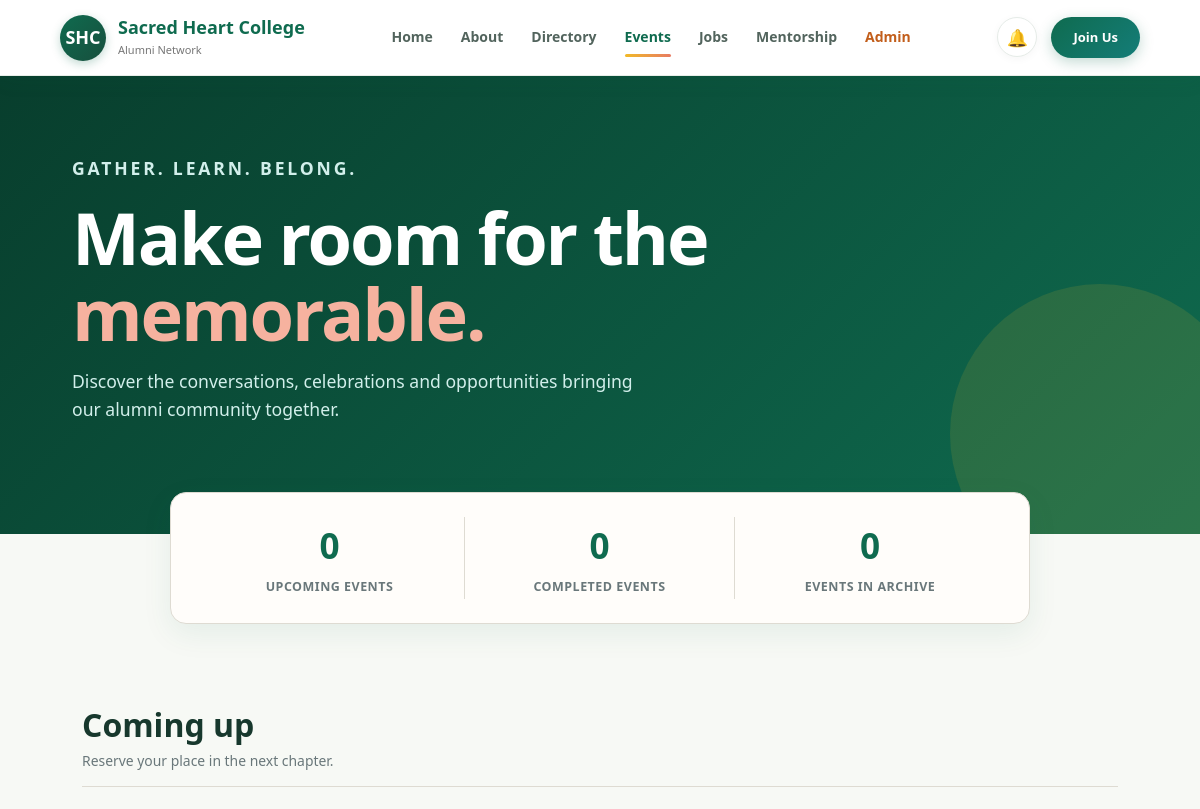
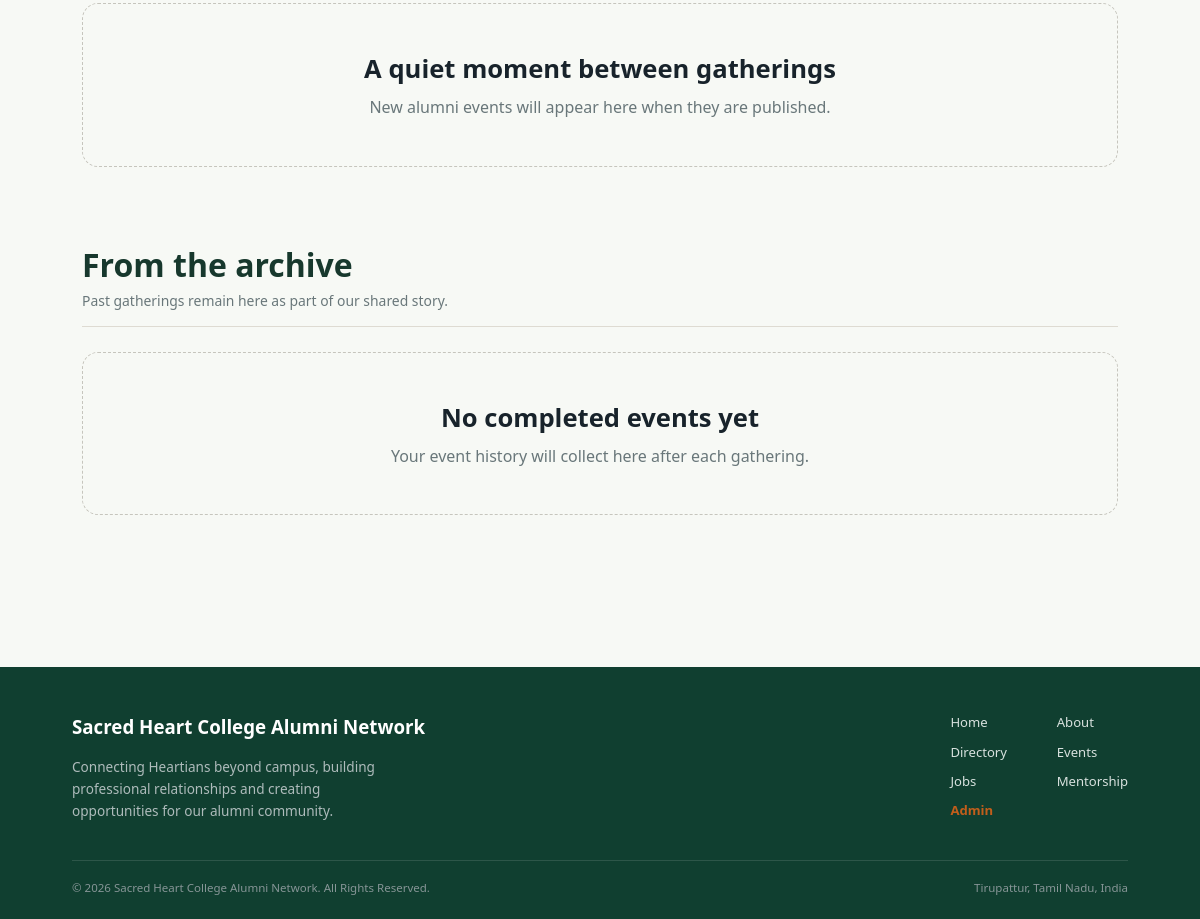
Page /events/ on the earlier database version (2 pictures, top to bottom).
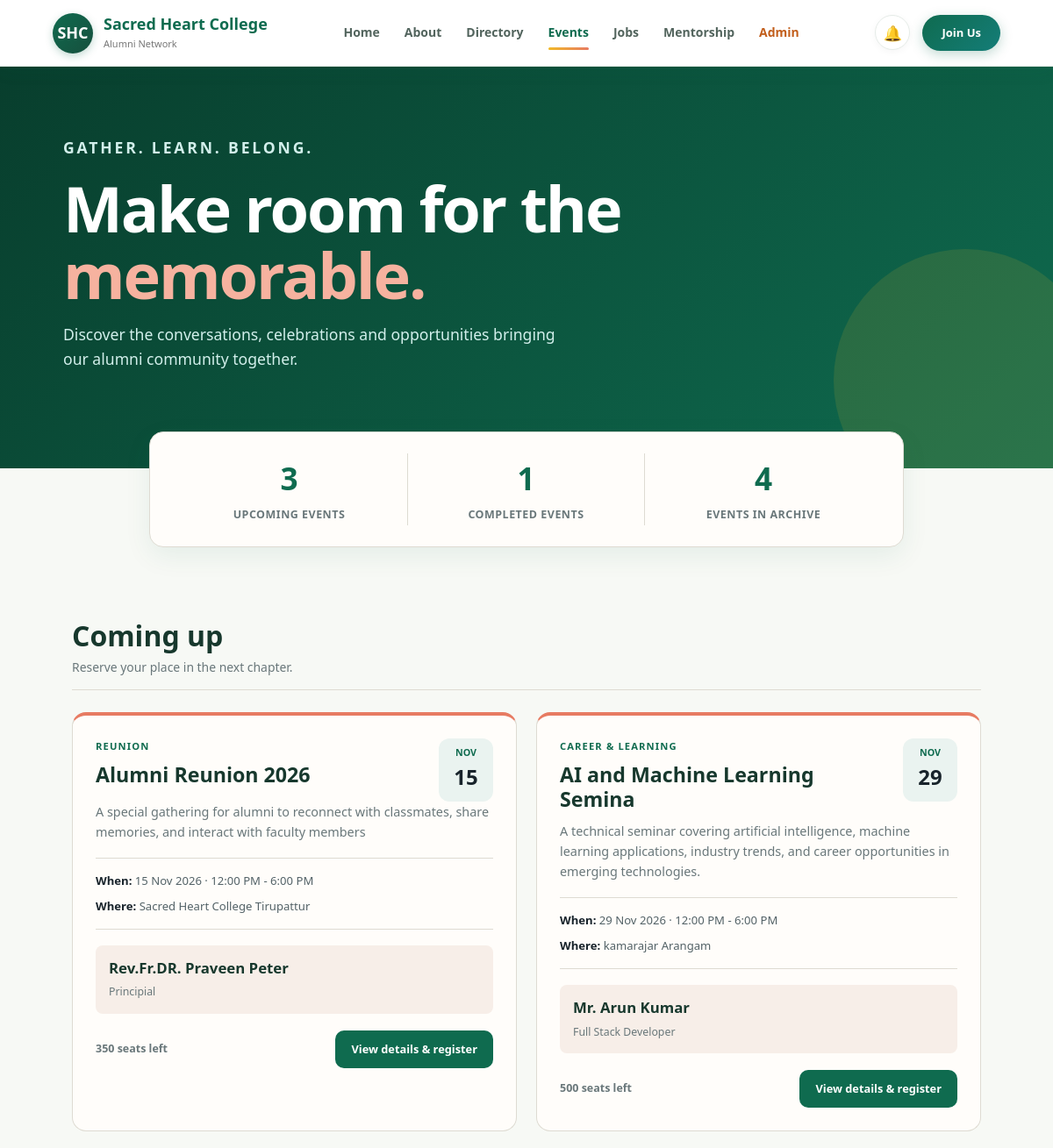
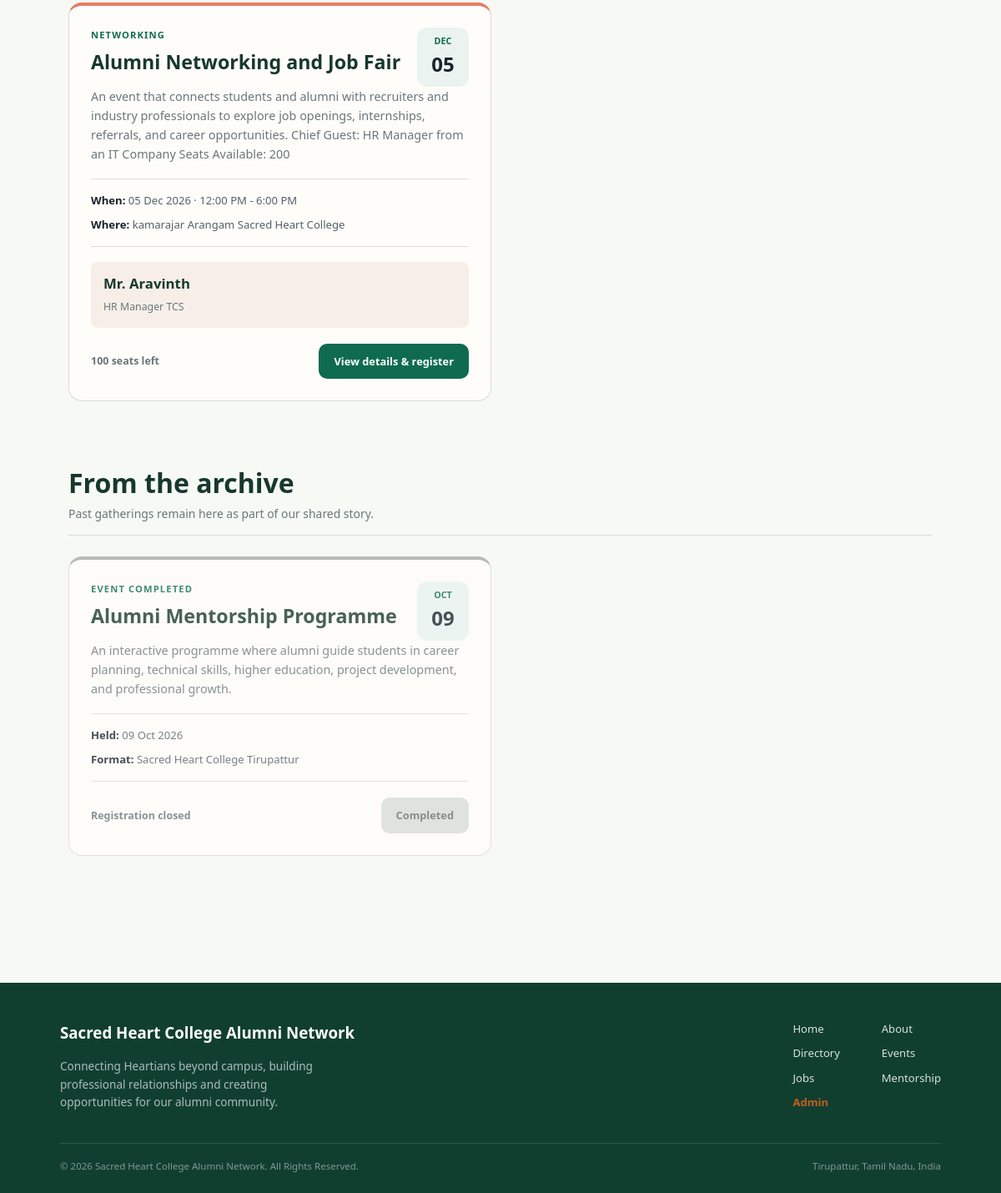
Same page on the later database version (2 pictures, top to bottom).
### accounts/models.py (models this page shows, shortened)
class Event(models.Model):
    CATEGORY_CHOICES = [
        ("networking", "Networking"),
        ("career", "Career & Learning"),
        ("reunion", "Reunion"),
        ("community", "Community"),
        ("webinar", "Webinar"),
    ]
    title = models.CharField(max_length=180)
    description = models.TextField()
    category = models.CharField(
        max_length=20,
        choices=CATEGORY_CHOICES,
        default="community",
    )
    event_date = models.DateField()
    start_time = models.TimeField()
    end_time = models.TimeField()
    is_online = models.BooleanField(default=False)
    location = models.CharField(max_length=220, blank=True)
    meeting_link = models.URLField(blank=True)
    capacity = models.PositiveIntegerField(default=100)
    chief_guest = models.CharField(max_length=140, blank=True)
    chief_guest_title = models.CharField(max_length=180, blank=True)
    chief_guest_bio = models.TextField(blank=True)
    featured_alumni = models.CharField(max_length=140, blank=True)
    featured_alumni_role = models.CharField(max_length=180, blank=True)
    agenda = models.TextField(blank=True)
    created_at = models.DateTimeField(auto_now_add=True)
    updated_at = models.DateTimeField(auto_now=True)
    class Meta:
        ordering = ["event_date", "start_time"]
    @property
    def is_ended(self):
        today = timezone.localdate()
        current_time = timezone.localtime().time().replace(tzinfo=None)
        return self.event_date < today or (
            self.event_date == today and self.end_time <= current_time
        )
    @property
    def seats_available(self):
        registered_guests = self.registrations.aggregate(
            guests=Sum("guests")
        )["guests"] or 0
        registered_attendees = self.registrations.count() + registered_guests
        return max(self.capacity - registered_attendees, 0)

### accounts/views.py (the view)
def events_view(request):
    alumni = _current_alumni(request)
    events = list(
        Event.objects.all().order_by(
            "event_date", "start_time"
        )
    )
    upcoming_events = [
        event for event in events if not event.is_ended
    ]
    completed_events = [
        event for event in events if event.is_ended
    ]
    return render(
        request,
        "accounts/events.html",
        {
            "alumni": alumni,
            "events": events,
            "upcoming_events": upcoming_events,
            "completed_events": completed_events,
            "total_events": len(events),
            "upcoming_count": len(upcoming_events),
            "completed_count": len(completed_events),
        },
    )

### accounts/views.py (called while the page is built, shortened)
def _current_alumni(request):
    session = getattr(request, "session", None)
    if not session:
        return None
    alumni_id = session.get("alumni_id")
    if not alumni_id:
        return None

### accounts/templates/accounts/events.html (shortened to what this page needs)
<!DOCTYPE html>
<html lang="en">
<head>
</head>
<body>
    <nav class="navbar" aria-label="Main navigation">
        <a class="brand" href="{% url 'home' %}">
            <div class="brand-logo">
                SHC
            </div>
            <div class="brand-text">
                <h2>Sacred Heart College</h2>
                <p>Alumni Network</p>
            </div>
        </a>
        <div class="nav-links">
            <a href="{% url 'home' %}">Home</a>
            <a href="{% url 'about' %}">About</a>
            <a href="{% url 'directory' %}">Directory</a>
            <a href="{% url 'events' %}" class="active">Events</a>
            <a href="{% url 'jobs' %}">Jobs</a>
            <a href="{% url 'mentorship' %}">Mentorship</a>
            <a href="/admin/" target="_blank" style="color: #c25e1b; font-weight: 700;">Admin</a>
        </div>
        <div class="nav-user">
            <div class="notification" title="Notifications">
                🔔
            </div>
            <a href="{% url 'register' %}" class="join-btn">
                Join Us
            </a>
        </div>
    </nav>
    <header class="hero">
        <div class="hero-inner">
            <p class="eyebrow">Gather. Learn. Belong.</p>
            <h1>Make room for the <em>memorable.</em></h1>
            <p>Discover the conversations, celebrations and opportunities bringing our alumni community together.</p>
        </div>
    </header>
    <div class="stats">
        <div class="stats-inner">
            <div class="stat">
                <strong>{{ upcoming_count }}</strong>
                <span>Upcoming events</span>
            </div>
            <div class="stat">
                <strong>{{ completed_count }}</strong>
                <span>Completed events</span>
            </div>
            <div class="stat">
                <strong>{{ total_events }}</strong>
                <span>Events in archive</span>
            </div>
        </div>
    </div>
    <main class="container">
        <section class="section">
            <div class="section-heading">
                <div>
                    <h2>Coming up</h2>
                    <p>Reserve your place in the next chapter.</p>
                </div>
            </div>
            {% if upcoming_events %}
                <div class="event-grid">
                    {% for event in upcoming_events %}
                        <article class="event-card">
                            <div class="card-top">
                                <div>
                                    <p class="category">{{ event.get_category_display }}</p>
                                    <h3 class="event-title">{{ event.title }}</h3>
                                </div>
                                <div class="date">
                                    <small>{{ event.event_date|date:"M" }}</small>
                                    <strong>{{ event.event_date|date:"d" }}</strong>
                                </div>
                            </div>
                            <p class="description">{{ event.description }}</p>
                            <div class="detail-list">
                                <div class="detail"><b>When:</b> {{ event.event_date|date:"d M Y" }} · {{ event.start_time|time:"g:i A" }} - {{ event.end_time|time:"g:i A" }}</div>
                                <div class="detail"><b>Where:</b> {% if event.is_online %}Online{% else %}{{ event.location }}{% endif %}</div>
                            </div>
                            {% if event.chief_guest or event.featured_alumni %}
                                <div class="guest">
                                    {% if event.chief_guest %}
                                        <strong>{{ event.chief_guest }}</strong>
                                        <span>{{ event.chief_guest_title|default:"Chief guest" }}</span>
                                    {% else %}
                                        <strong>{{ event.featured_alumni }}</strong>
                                        <span>{{ event.featured_alumni_role|default:"Featured alumni" }}</span>
                                    {% endif %}
                                </div>
                            {% endif %}
                            <div class="card-bottom">
                                <span class="seats">{{ event.seats_available }} seats left</span>
                                <a class="button" href="{% url 'event_register' event.id %}">View details &amp; register</a>
                            </div>
                        </article>
                    {% endfor %}
                </div>
            {% else %}
                <div class="empty">
                    <h3>A quiet moment between gatherings</h3>
                    <p>New alumni events will appear here when they are published.</p>
                </div>
            {% endif %}
        </section>
        <section class="section">
            <div class="section-heading">
                <div>
                    <h2>From the archive</h2>
                    <p>Past gatherings remain here as part of our shared story.</p>
                </div>
            </div>
            {% if completed_events %}
                <div class="event-grid">
                    {% for event in completed_events %}
                        <article class="event-card completed">
                            <div class="card-top">
                                <div>
                                    <p class="completed-label">Event completed</p>
                                    <h3 class="event-title">{{ event.title }}</h3>
                                </div>
                                <div class="date">
                                    <small>{{ event.event_date|date:"M" }}</small>
                                    <strong>{{ event.event_date|date:"d" }}</strong>
                                </div>
                            </div>
                            <p class="description">{{ event.description }}</p>
                            <div class="detail-list">
                                <div class="detail"><b>Held:</b> {{ event.event_date|date:"d M Y" }}</div>
                                <div class="detail"><b>Format:</b> {% if event.is_online %}Online{% else %}{{ event.location }}{% endif %}</div>
                            </div>
                            <div class="card-bottom">
                                <span class="seats">Registration closed</span>
                                <span class="button">Completed</span>
                            </div>
                        </article>
                    {% endfor %}
                </div>
            {% else %}
                <div class="empty">
                    <h3>No completed events yet</h3>
                    <p>Your event history will collect here after each gathering.</p>
                </div>
            {% endif %}
        </section>
    </main>
    <footer>
        <div class="footer-top">
            <div>
                <h3 style="color:white; margin-bottom: 10px;">Sacred Heart College Alumni Network</h3>
                <p class="footer-copy">Connecting Heartians beyond campus, building professional relationships and creating opportunities for our alumni community.</p>
            </div>
            <div class="footer-links">
                <a href="{% url 'home' %}">Home</a>
                <a href="{% url 'about' %}">About</a>
                <a href="{% url 'directory' %}">Directory</a>
                <a href="{% url 'events' %}">Events</a>
                <a href="{% url 'jobs' %}">Jobs</a>
                <a href="{% url 'mentorship' %}">Mentorship</a>
            <a href="/admin/" target="_blank" style="color: #c25e1b; font-weight: 700;">Admin</a>
            </div>
        </div>
        <div class="footer-bottom">
            <span>© 2026 Sacred Heart College Alumni Network. All Rights Reserved.</span>
            <span>Tirupattur, Tamil Nadu, India</span>
        </div>
    </footer>
</body>
</html>

Differences in the rows shown:
added Event: category "REUNION", title "Alumni Reunion 2026", event_date "NOV", event_date "15", description "A special gathering for alumni to reconnect with classmates, share memories, and interact with faculty members", event_date "15 Nov 2026", start_time "12:00 PM", end_time "6:00 PM", location "Sacred Heart College Tirupattur", chief_guest "Rev.Fr.DR. Praveen Peter", chief_guest_title "Principial", seats_available "350", shown under "Coming up"
added Event: category "CAREER & LEARNING", title "AI and Machine Learning Semina", event_date "NOV", event_date "29", description "A technical seminar covering artificial intelligence, machine learning applications, industry trends, and career opportunities in emerging technologies.", event_date "29 Nov 2026", start_time "12:00 PM", end_time "6:00 PM", location "kamarajar Arangam", chief_guest "Mr. Arun Kumar", chief_guest_title "Full Stack Developer", seats_available "500", shown under "Coming up"
added Event: category "NETWORKING", title "Alumni Networking and Job Fair", event_date "DEC", event_date "05", description "An event that connects students and alumni with recruiters and industry professionals to explore job openings, internships, referrals, and career opportunities. Chief Guest: HR Manager from an IT Company Seats Available: 200", event_date "05 Dec 2026", start_time "12:00 PM", end_time "6:00 PM", location "kamarajar Arangam Sacred Heart College", chief_guest "Mr. Aravinth", chief_guest_title "HR Manager TCS", seats_available "100", shown under "Coming up"
added Event: title "Alumni Mentorship Programme", event_date "OCT", event_date "09", description "An interactive programme where alumni guide students in career planning, technical skills, higher education, project development, and professional growth.", event_date "09 Oct 2026", location "Sacred Heart College Tirupattur", shown under "From the archive"
Other differences:
{{ upcoming_count }}: "0" → "3"
{{ completed_count }}: "0" → "1"
{{ total_events }}: "0" → "4"
text no longer shown: "A quiet moment between gatherings New alumni events will appear here when they are published. No completed events yet Your event history will collect here after each gathering."
